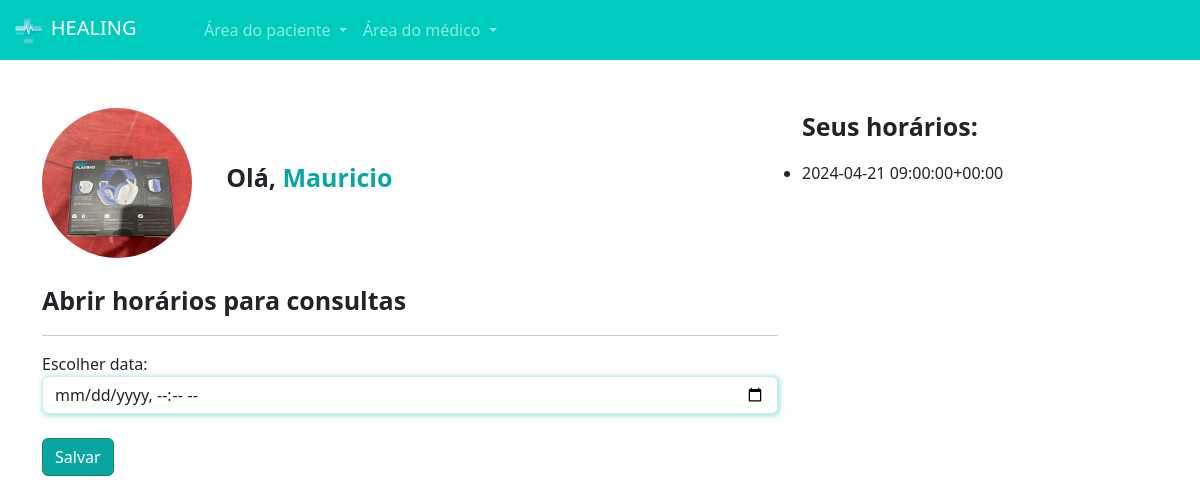
Before: /medicos/abrir_horario/ (signed in) with the older database file.
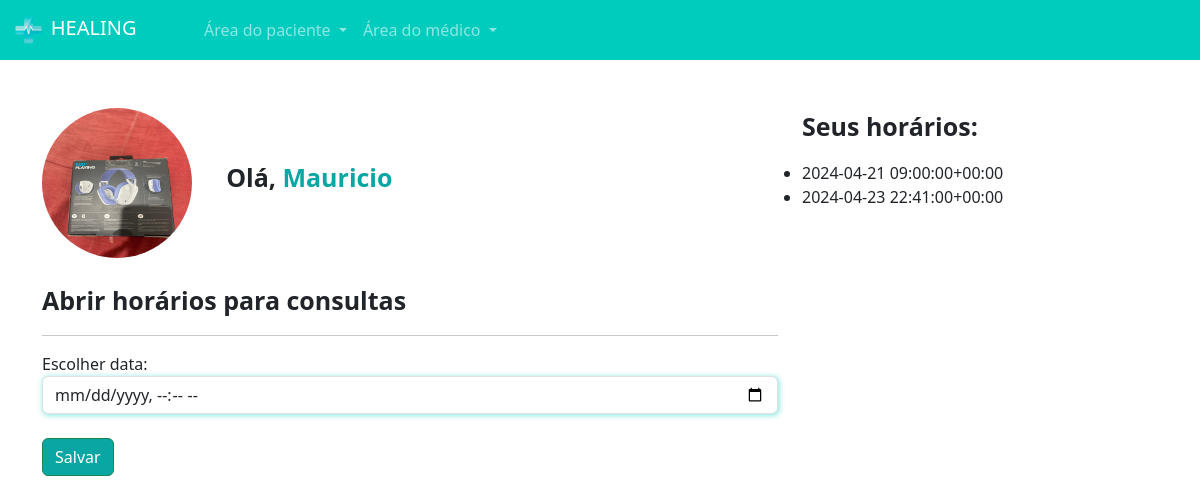
After: the same page with the newer database file.
### medico/models.py (models this page shows)
class DatasAbertas(models.Model):
    data = models.DateTimeField()
    user = models.ForeignKey(User, on_delete=models.DO_NOTHING)
    agendado = models.BooleanField(default=False)
    def __str__(self):
        return str(self.data)

### medico/views.py (the view, shortened to what this page needs)
# urls.py: path('abrir_horario/', views.abrir_horario, name="abrir_horario"),
def abrir_horario(request):
    if not is_medico(request.user):
        messages.add_message(request, constants.WARNING, "Somente médicos podem abrir horários")
        return redirect('/usuarios/sair')
    if request.method == "GET":
        dados_medicos = DadosMedico.objects.get(user=request.user)
        datas_abertas = DatasAbertas.objects.filter(user=request.user)
        print(datas_abertas)
        return render(request, 'abrir_horario.html', {'dados_medicos': dados_medicos, 'datas_abertas': datas_abertas, 'is_medico': is_medico(request.user)})

### medico/models.py (called while the page is built)
def  is_medico(user):
    return DadosMedico.objects.filter(user=user).exists()

### medico/templates/abrir_horario.html (shortened to what this page needs)
{% extends "base.html" %}
{% load static %}
{% block 'head' %}
    <link rel="stylesheet" href="{% static 'medicos/css/abrir_horario.css' %}">
    <link rel="stylesheet" href="{% static 'usuarios/css/usuarios.css' %}">
    <link rel="stylesheet" href="{% static 'medicos/css/cadastro_medico.css' %}">
{% endblock 'head' %}
{% block 'body' %}
{% include 'partials/navbar.html' %}
    <div class="container">
        <br><br>
        <div class="row">
            <div class="col-md-8">
                <img src="{{dados_medicos.foto.url}}"  class="foto-perfil" alt="">
                <label style="margin-left: 30px; font-size: 25px" class="p-bold">Olá, <span class="color-dark">{{request.user.username}}</span></label>
                <br>
                <br>
                <p style="font-size: 25px" class="p-bold">Abrir horários para consultas</p>
                <hr>
                <form action="{% url 'abrir_horario' %}" method="POST">{% csrf_token %}
                    <label for="">Escolher data:</label>
                    <input type="datetime-local" name="data" class="form-control shadow-main-color">
                    <br>
                    <input type="submit" value="Salvar" class="btn btn-success btn-dark-color">
                </form>
            </div>
            <div class="col-md-4">
                <p style="font-size: 25px" class="p-bold">Seus horários:</p>
                <ul class="list-group">
                    {% for data in datas_abertas %}
                    <li>{{data}}</li>
                    {% endfor %}
                </ul>
            </div>
        </div>
    </div>
{% endblock 'body' %}

Changed rows visible on the page:
added DatasAbertas: data "2024-04-23 22:41:00+00:00"
